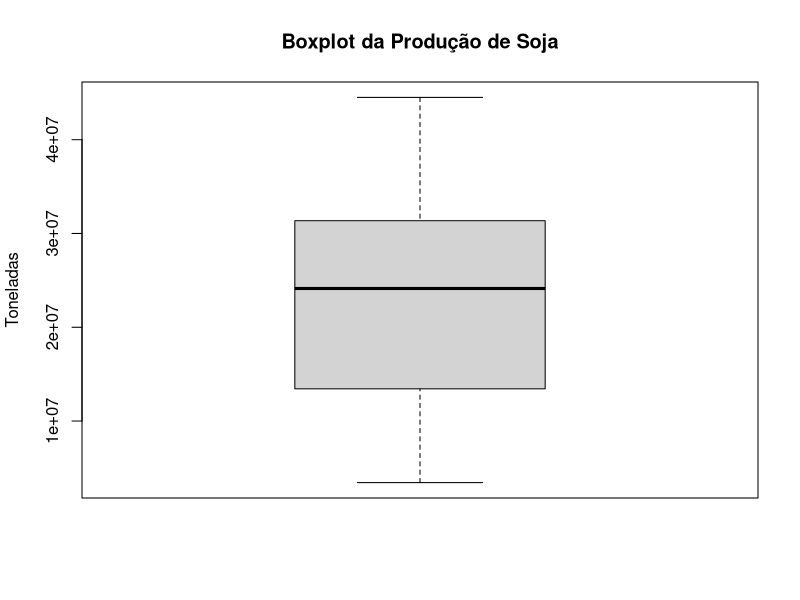
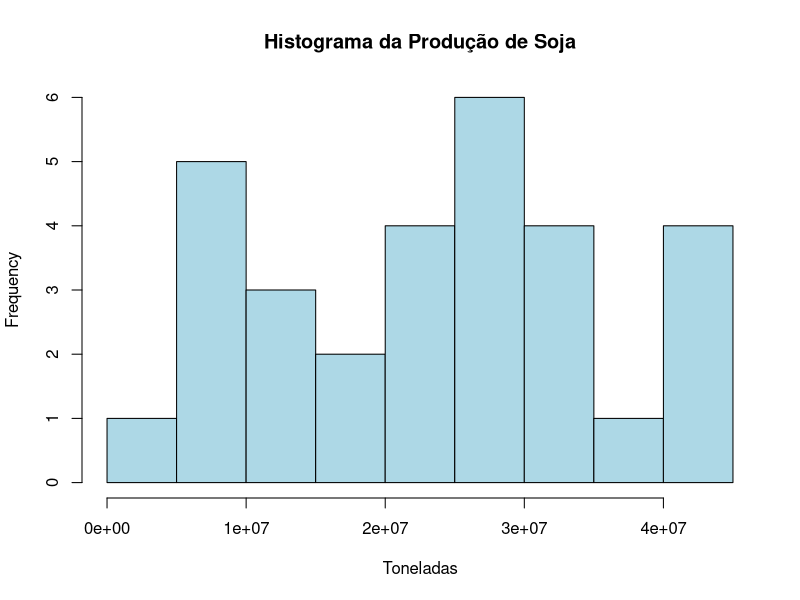
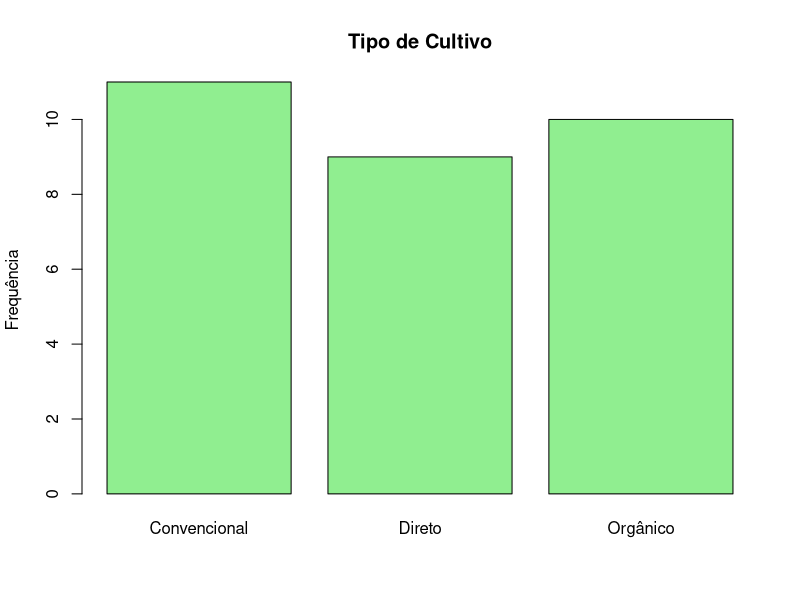
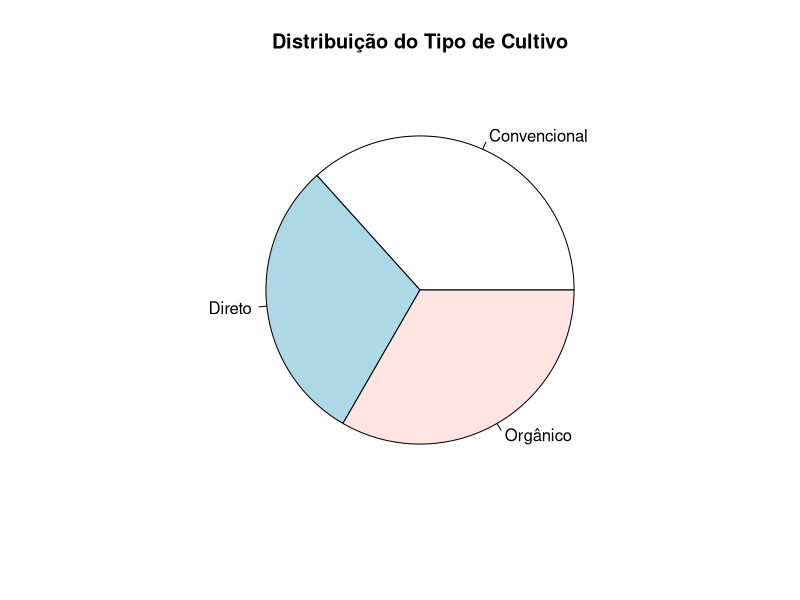

Recreate these plots in R, in order.
# tiagoalvescordeiro_RM561791_fase2_cap9 | EdsonHenriqueFelixBatisa_RM566321 | MatheusParra_RM561907


library(readxl)
library(ggplot2)

# Importar os dados
dados <- read_excel("dados_soja_estado.xlsx")

# --- ANÁLISE DA VARIÁVEL QUANTITATIVA CONTÍNUA: Produção Soja (ton) ---

# Medidas de Tendência Central
media <- mean(dados$`Produção Soja (ton)`)
mediana <- median(dados$`Produção Soja (ton)`)
moda <- as.numeric(names(sort(table(dados$`Produção Soja (ton)`), decreasing = TRUE)[1]))

# Medidas de Dispersão
desvio_padrao <- sd(dados$`Produção Soja (ton)`)
variancia <- var(dados$`Produção Soja (ton)`)
amplitude <- max(dados$`Produção Soja (ton)`) - min(dados$`Produção Soja (ton)`)

# Medidas Separatrizes
quartis <- quantile(dados$`Produção Soja (ton)`)
decis <- quantile(dados$`Produção Soja (ton)`, probs = seq(0, 1, 0.1))
percentis <- quantile(dados$`Produção Soja (ton)`, probs = seq(0, 1, 0.01))

# Gráfico - Boxplot
boxplot(dados$`Produção Soja (ton)`, main = "Boxplot da Produção de Soja", ylab = "Toneladas")

# Histograma
hist(dados$`Produção Soja (ton)`, main = "Histograma da Produção de Soja", xlab = "Toneladas", col = "lightblue", breaks = 10)

# --- ANÁLISE DA VARIÁVEL QUALITATIVA: Tipo de Cultivo ---

# Frequência
table(dados$`Tipo de Cultivo`)

# Gráfico de barras
barplot(table(dados$`Tipo de Cultivo`), main = "Tipo de Cultivo", col = "lightgreen", ylab = "Frequência")

# Gráfico de pizza
pie(table(dados$`Tipo de Cultivo`), main = "Distribuição do Tipo de Cultivo")

